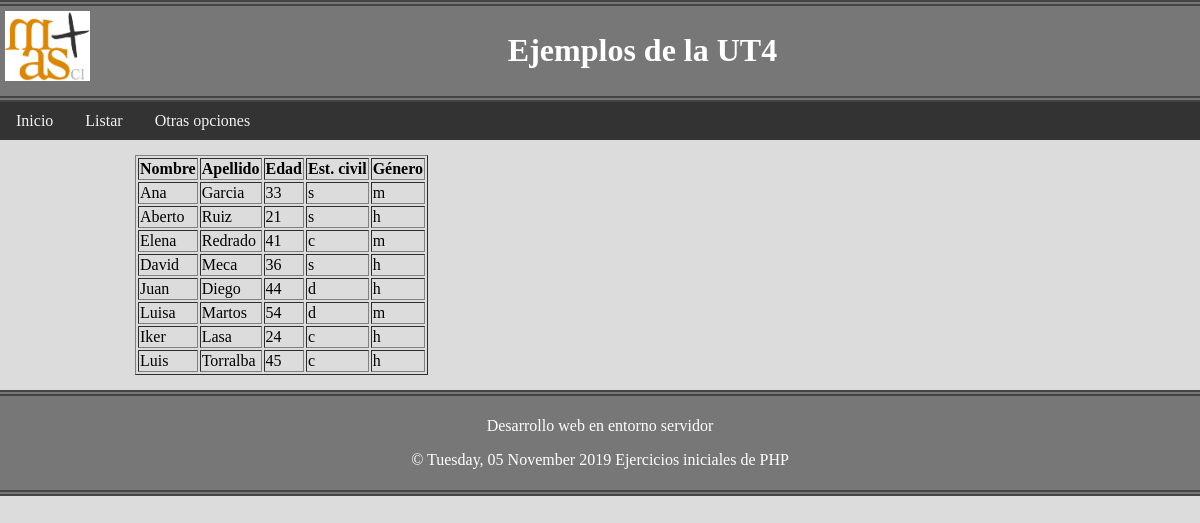
The page /?opcion=listar on the database its author committed.
### tables this page shows
CREATE TABLE `personas` (
  `idPersona` int(3) NOT NULL,
  `nombre` varchar(50) NOT NULL,
  `apellido` varchar(50) NOT NULL,
  `edad` int(3) NOT NULL,
  `estadoC` varchar(1) NOT NULL,
  `sexo` varchar(1) NOT NULL
);

### helper/utilidades.php (called while the page is built, shortened)
<?php
function obtenerRegistros($conexion, $sql)
{
    $resul = mysqli_query($conexion, $sql);
    $registros = array();
    while ($fila = mysqli_fetch_array($resul)) {
        $registros[] = $fila;
    }
    return $registros;
}

### vistas/vista_listar.php (the view)
<?php
include "cabecera.php";
echo "<table border ='1'><tr><th>Nombre</th><th>Apellido</th><th>Edad</th><th>Est.
civil</th><th>Género</th></tr>";
foreach ($personas as $persona) {
    echo "<tr>";
    echo "<td>" . htmlspecialchars($persona['nombre']) . "</td>";
    echo "<td>" . htmlspecialchars($persona['apellido']) . "</td>";
    echo "<td>{$persona['edad']}</td>";
    echo "<td>{$persona['estadoC']}</td>";
    echo "<td>{$persona['sexo']}</td>";
    echo "</tr>";
}
echo "</table>";
include "pie.php";

### css/estilo1.css (style rules this page uses)
* { box-sizing: border-box; }
body { background-color: gainsboro; margin: 0; }

### rows shown on the page
personas: nombre "Ana", apellido "Garcia", edad "33", estadoC "s", sexo "m"
personas: nombre "Aberto", apellido "Ruiz", edad "21", estadoC "s", sexo "h"
personas: nombre "Elena", apellido "Redrado", edad "41", estadoC "c", sexo "m"
personas: nombre "David", apellido "Meca", edad "36", estadoC "s", sexo "h"
personas: nombre "Juan", apellido "Diego", edad "44", estadoC "d", sexo "h"
personas: nombre "Luisa", apellido "Martos", edad "54", estadoC "d", sexo "m"
personas: nombre "Iker", apellido "Lasa", edad "24", estadoC "c", sexo "h"
personas: nombre "Luis", apellido "Torralba", edad "45", estadoC "c", sexo "h"

### other values the page prints
utf8_encode($fecha) "Tuesday, 05 November 2019"
